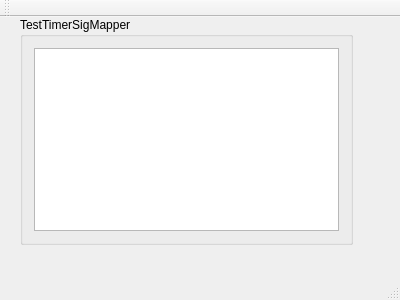
<?xml version="1.0" encoding="UTF-8"?>
<ui version="4.0">
 <class>TesterTimerSigMapper</class>
 <widget class="QMainWindow" name="TesterTimerSigMapper">
  <property name="geometry">
   <rect>
    <x>0</x>
    <y>0</y>
    <width>400</width>
    <height>300</height>
   </rect>
  </property>
  <property name="windowTitle">
   <string>TesterTimerSigMapper</string>
  </property>
  <widget class="QWidget" name="centralWidget">
   <widget class="QGroupBox" name="groupBox">
    <property name="geometry">
     <rect>
      <x>20</x>
      <y>0</y>
      <width>333</width>
      <height>228</height>
     </rect>
    </property>
    <property name="title">
     <string>TestTimerSigMapper</string>
    </property>
    <layout class="QGridLayout" name="gridLayout">
     <item row="0" column="0">
      <widget class="QTextEdit" name="text_sink"/>
     </item>
    </layout>
   </widget>
  </widget>
  <widget class="QMenuBar" name="menuBar">
   <property name="geometry">
    <rect>
     <x>0</x>
     <y>0</y>
     <width>400</width>
     <height>22</height>
    </rect>
   </property>
  </widget>
  <widget class="QToolBar" name="mainToolBar">
   <attribute name="toolBarArea">
    <enum>TopToolBarArea</enum>
   </attribute>
   <attribute name="toolBarBreak">
    <bool>false</bool>
   </attribute>
  </widget>
  <widget class="QStatusBar" name="statusBar"/>
 </widget>
 <layoutdefault spacing="6" margin="11"/>
 <resources/>
 <connections/>
</ui>
